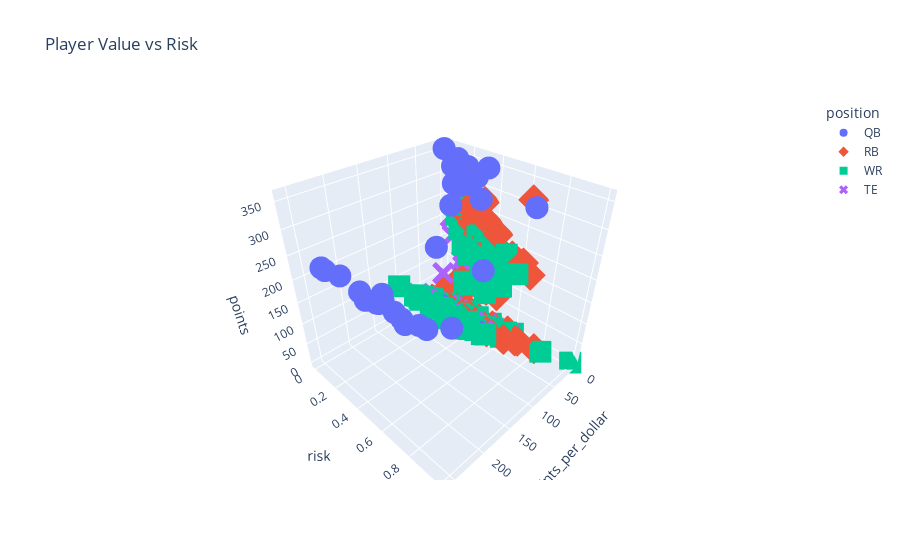

The notebook cell saved with this chart:
### Code cell
fig = px.scatter_3d(
    data_frame=data,
    x='points_per_dollar',
    y='risk',
    z='points',
    color='position',
    symbol='position',
    title='Player Value vs Risk', 
    hover_data=['name', '$', 'points'],
)
plotly.offline.plot(fig, filename='../plots/player_value_vs_risk_3d_scatterplot.html', auto_open=False)
fig.show()
